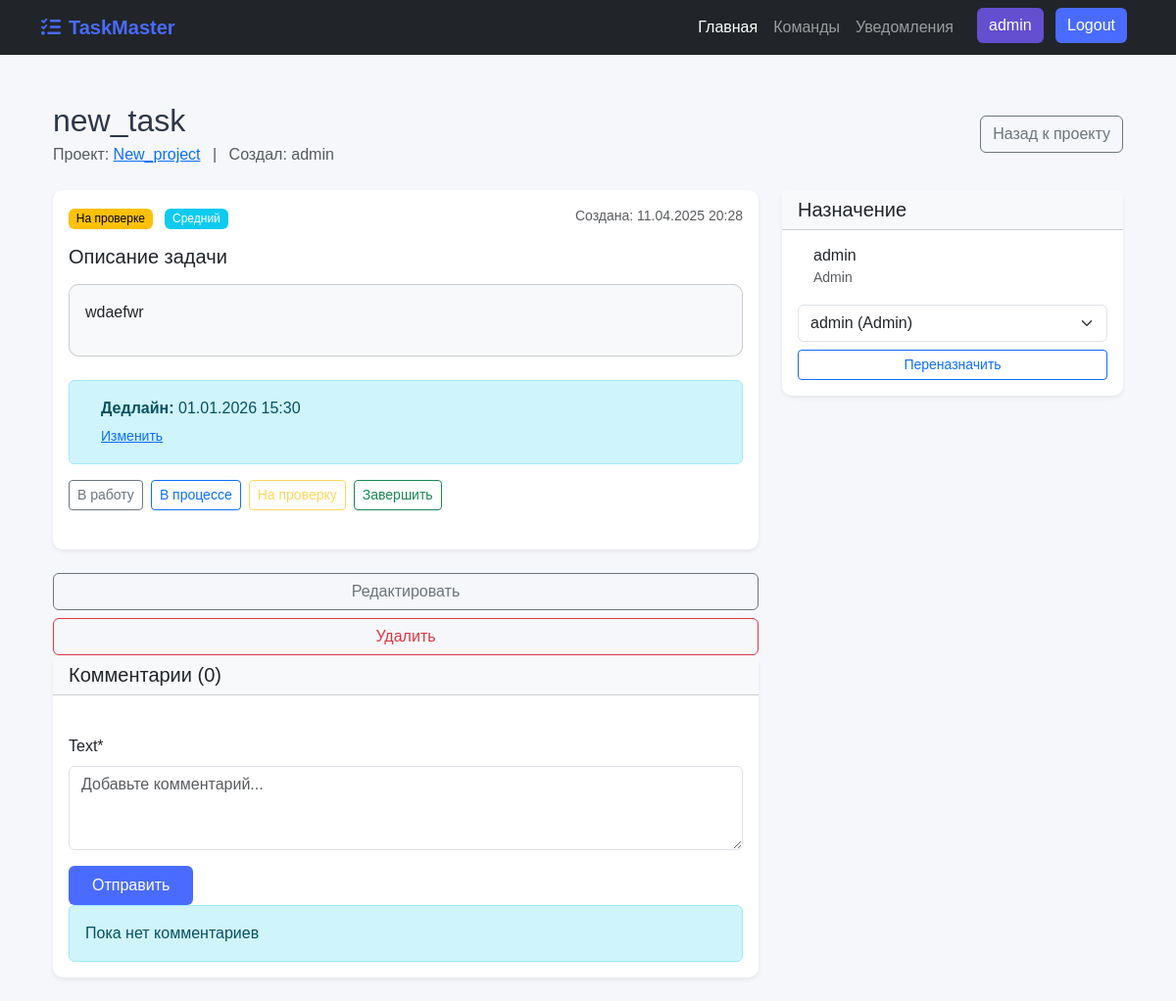
The page /team/1/project/1/task/1/ (signed in) on the database as committed earlier.
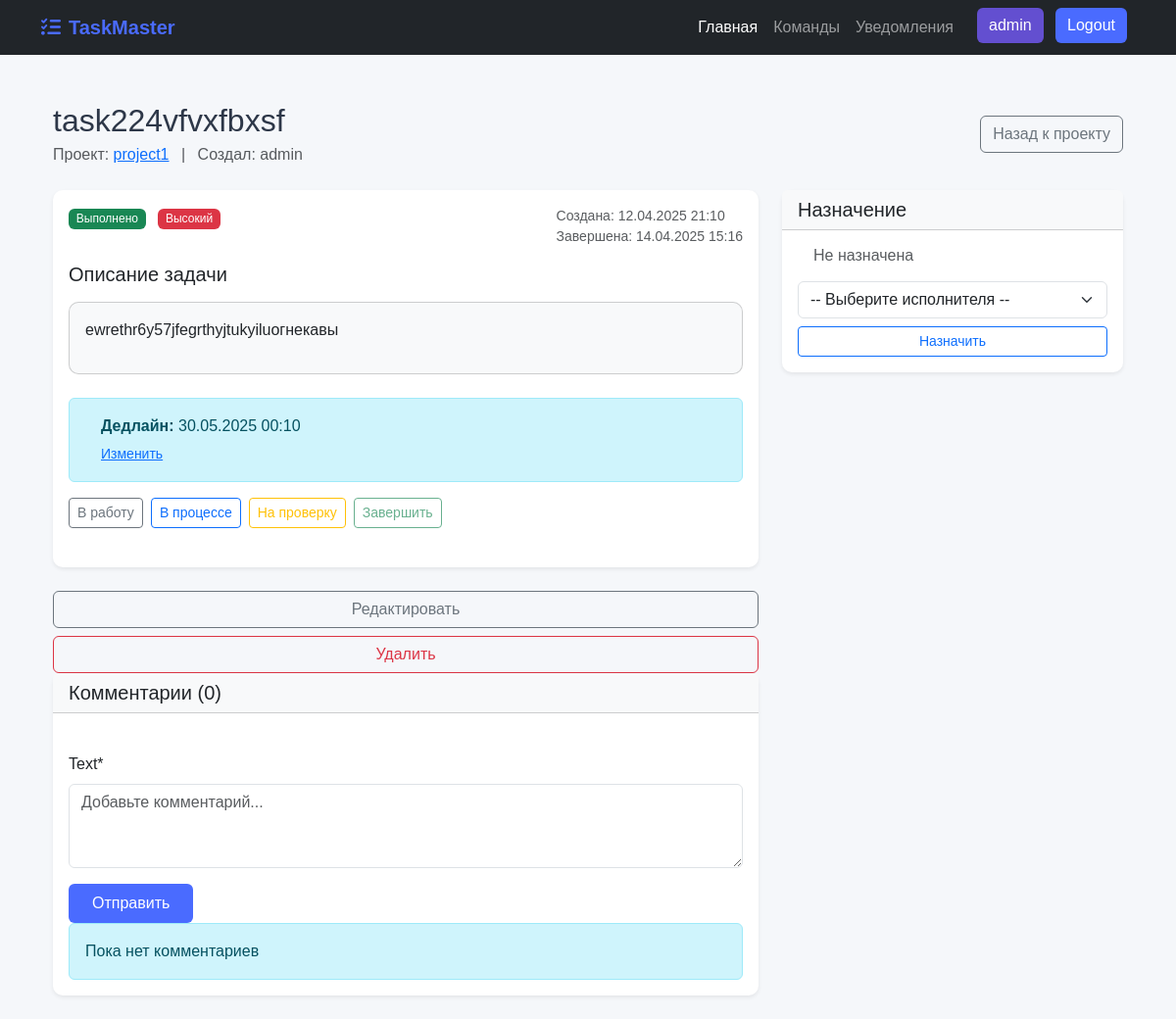
The same page on the database as committed later.
### tasktracker/models.py (models this page shows, shortened)
class Task(models.Model):
    PRIORITY_CHOICES = [
        ('LOW', 'Низкий'),
        ('MEDIUM', 'Средний'),
        ('HIGH', 'Высокий'),
    ]
    STATUS_CHOICES = [
        ('TODO', 'К выполнению'),
        ('IN_PROGRESS', 'В работе'),
        ('REVIEW', 'На проверке'),
        ('DONE', 'Выполнено'),
    ]
    title = models.CharField(max_length=200)
    description = models.TextField(blank=True)
    project = models.ForeignKey(Project, on_delete=models.CASCADE)
    assigned_to = models.ForeignKey(TeamMember, on_delete=models.SET_NULL, null=True, blank=True)
    created_by = models.ForeignKey(TeamMember, on_delete=models.SET_NULL, null=True, related_name='created_tasks')
    status = models.CharField(max_length=11, choices=STATUS_CHOICES, default='TODO')
    priority = models.CharField(max_length=6, choices=PRIORITY_CHOICES, default='MEDIUM')
    created_at = models.DateTimeField(auto_now_add=True)
    updated_at = models.DateTimeField(auto_now=True)
    deadline = models.DateTimeField(null=True, blank=True)
    completed_at = models.DateTimeField(null=True, blank=True)
    def get_status_color(self):
        return self.status.lower()
    def get_priority_color(self):
        return self.priority.lower()

class Project(models.Model):
    STATUS_CHOICES = [
        ('PLANNING', 'Планирование'),
        ('ACTIVE', 'Активный'),
        ('ON_HOLD', 'На паузе'),
        ('COMPLETED', 'Завершен'),
    ]
    name = models.CharField(max_length=100)
    description = models.TextField(blank=True)
    team = models.ForeignKey(Team, on_delete=models.CASCADE)
    status = models.CharField(max_length=10, choices=STATUS_CHOICES, default='PLANNING')
    created_at = models.DateTimeField(auto_now_add=True)
    updated_at = models.DateTimeField(auto_now=True)
    deadline = models.DateTimeField(null=True, blank=True)

class TeamMember(models.Model):
    ROLE_CHOICES = [
        ('ADMIN', 'Admin'),
        ('MODERATOR', 'Moderator'),
        ('DEVELOPER', 'Developer'),
        ('VIEWER', 'Viewer'),
    ]
    user = models.ForeignKey(User, on_delete=models.CASCADE)
    team = models.ForeignKey(Team, on_delete=models.CASCADE)
    role = models.CharField(max_length=10, choices=ROLE_CHOICES, default='DEVELOPER')
    joined_at = models.DateTimeField(auto_now_add=True)
    class Meta:
        unique_together = ('user', 'team')

class Team(models.Model):
    name = models.CharField(max_length=100)
    description = models.TextField(blank=True)
    created_at = models.DateTimeField(auto_now_add=True)
    updated_at = models.DateTimeField(auto_now=True)

### tasktracker/views.py (the view)
# urls.py: path('team/<int:team_id>/project/<int:project_id>/task/<int:task_id>/', task_detail, name='task_detail'),
@login_required
def task_detail(request, team_id, project_id, task_id):
    task = get_object_or_404(Task, id=task_id, project_id=project_id, project__team_id=team_id)
    if (request.user.is_staff):
        try:
            member = get_object_or_404(TeamMember, team=task.project.team, user=request.user)
        except:
            member = None
    else:
        member = get_object_or_404(TeamMember, team=task.project.team, user=request.user)
    comments = Comment.objects.filter(task=task)
    if request.method == 'POST':
        if 'add_comment' in request.POST:
            comment_form = CommentForm(request.POST)
            if comment_form.is_valid():
                comment = comment_form.save(commit=False)
                comment.task = task
                comment.author = member
                comment.save()
                messages.success(request, 'Комментарий добавлен!')
                return redirect('task_detail', team_id=team_id, project_id=project_id, task_id=task.id)
        elif 'edit_comment' in request.POST:
            comment_id = request.POST.get('comment_id')
            comment = get_object_or_404(Comment, id=comment_id, task=task, author=member)
            comment.text = request.POST.get('text')
            comment.save()
            messages.success(request, 'Комментарий обновлен!')
            return redirect('task_detail', team_id=team_id, project_id=project_id, task_id=task.id)
        elif 'delete_comment' in request.POST:
            comment_id = request.POST.get('comment_id')
            comment = get_object_or_404(Comment, id=comment_id, task=task, author=member)
            comment.delete()
            messages.success(request, 'Комментарий удален!')
            return redirect('task_detail', team_id=team_id, project_id=project_id, task_id=task.id)
        elif 'edit_task' in request.POST:
            if member.role in ['ADMIN', 'MANAGER'] or task.created_by == member:
                task.title = request.POST.get('title')
                task.description = request.POST.get('description')
                task.deadline = request.POST.get('deadline')
                task.status = request.POST.get('status')
                task.priority = request.POST.get('priority')
                task.save()
                messages.success(request, 'Задача обновлена!')
                return redirect('task_detail', team_id=team_id, project_id=project_id, task_id=task.id)
            else:
                messages.error(request, 'У вас нет прав для редактирования этой задачи')
    else:
        comment_form = CommentForm()
    context = {
        'task': task,
        'member': member,
        'comments': comments,
        'comment_form': comment_form,
    }
    return render(request, 'tasktracker/task_detail.html', context)

### tasktracker/forms.py
class CommentForm(forms.ModelForm):
    class Meta:
        model = Comment
        fields = ['text']
        widgets = {
            'text': forms.Textarea(attrs={'rows': 3, 'placeholder': 'Добавьте комментарий...'}),
        }

### tasktracker/templates/tasktracker/task_detail.html (shortened to what the changed rows need)
{% extends 'base.html' %}
{% load crispy_forms_tags %}
{% block content %}
<div class="container py-4">
    <div class="d-flex justify-content-between align-items-center mb-4">
        <div>
            <h2 class="mb-1">
                 {{ task.title }}
            </h2>
            <p class="text-muted mb-0">
                Проект: <a href="{% url 'project_detail' team_id=task.project.team.id project_id=task.project.id %}">{{ task.project.name }}</a>
                <span class="mx-2">|</span>
                Создал: {{ task.created_by.user.username }}
            </p>
        </div>
    </div>
    <div class="row">
        <div class="col-lg-8">
            <div class="card border-0 shadow-sm mb-4">
                <div class="card-body">
                    <div class="d-flex justify-content-between align-items-start mb-3">
                        <div>
                            <span class="badge bg-{{ task.get_status_color }} me-2">
                                {{ task.get_status_display }}
                            </span>
                            <span class="badge bg-{{ task.get_priority_color }}">
                                {{ task.get_priority_display }}
                            </span>
                        </div>
                        <div class="text-muted small">
                            Создана: {{ task.created_at|date:"d.m.Y H:i" }}
                            {% if task.completed_at %}
                                <br>Завершена: {{ task.completed_at|date:"d.m.Y H:i" }}
                            {% endif %}
                        </div>
                    </div>
                    <div class="card bg-light p-3 mb-4">
                        {{ task.description|default:"Описание не добавлено"|linebreaks }}
                    </div>
            {% if task.deadline %}
            <div class="alert alert-info d-flex align-items-center">
                <div>
                    <strong>Дедлайн:</strong>
                    {{ task.deadline|date:"d.m.Y H:i" }}
                    {% if member.role in 'ADMIN,MODERATOR' %}
                        <div class="mt-1">
                            <a href="#" class="small" data-bs-toggle="modal" data-bs-target="#deadlineModal">
                                 Изменить
                            </a>
                        </div>
                    {% endif %}
                </div>
            </div>
            {% endif %}
                </div>
            </div>
            <div class="card border-0 shadow-sm">
                <div class="card-header bg-light">
                    <h5 class="mb-0"> Комментарии ({{ task.comments.count }})</h5>
                </div>
            </div>
        </div>
        <div class="col-lg-4">
            <div class="card border-0 shadow-sm mb-4">
                <div class="card-body">
                    <div class="d-flex align-items-center mb-3">
                        <div class="flex-grow-1 ms-3">
                            {% if task.assigned_to %}
                                <h6 class="mb-0">{{ task.assigned_to.user.username }}</h6>
                                <small class="text-muted">{{ task.assigned_to.get_role_display }}</small>
                            {% else %}
                                <h6 class="mb-0 text-muted">Не назначена</h6>
                            {% endif %}
                        </div>
                    </div>
                    {% if member.role in 'ADMIN,MODERATOR' or task.assigned_to == member %}
                        <form method="post" action="{% url 'reassign_task' team_id=task.project.team.id project_id=task.project.id task_id=task.id %}">
                            <select name="assignee" class="form-select mb-2">
                                <option value="">-- Выберите исполнителя --</option>
                                {% for tm in task.project.team.teammember_set.all %}
                                    <option value="{{ tm.id }}" {% if task.assigned_to == tm %}selected{% endif %}>
                                        {{ tm.user.username }} ({{ tm.get_role_display }})
                                    </option>
                                {% endfor %}
                            </select>
                            <button type="submit" class="btn btn-sm btn-outline-primary w-100">
                                 {% if task.assigned_to %}Переназначить{% else %}Назначить{% endif %}
                            </button>
                        </form>
                        {% endif %}
                </div>
            </div>
        </div>
    </div>
</div>
{% endblock %}

Rows that differ between the two databases and show on the page:
changed Task "admin": title "new_task" → "task224vfvxfbxsf"; project.name "New_project" → "project1"; status "На проверке" → "Выполнено"; priority "Средний" → "Высокий"; created_at "11.04.2025 20:28" → "12.04.2025 21:10"; completed_at (not shown) → "14.04.2025 15:16"; description "wdaefwr" → "ewrethr6y57jfegrthyjtukyiluoгнекавы"; deadline "01.01.2026 15:30" → "30.05.2025 00:10"; assigned_to_id 1 → empty (drawn); assigned_to.user.username "admin" → (not shown); assigned_to.role "Admin" → (not shown); assignee "admin (Admin)" → (not shown)
Other text that changed with them:
form field assignee: (not shown) → "-- Выберите исполнителя --"
text no longer shown: "Переназначить"
text now shown: "Завершена: Не назначена Назначить"
